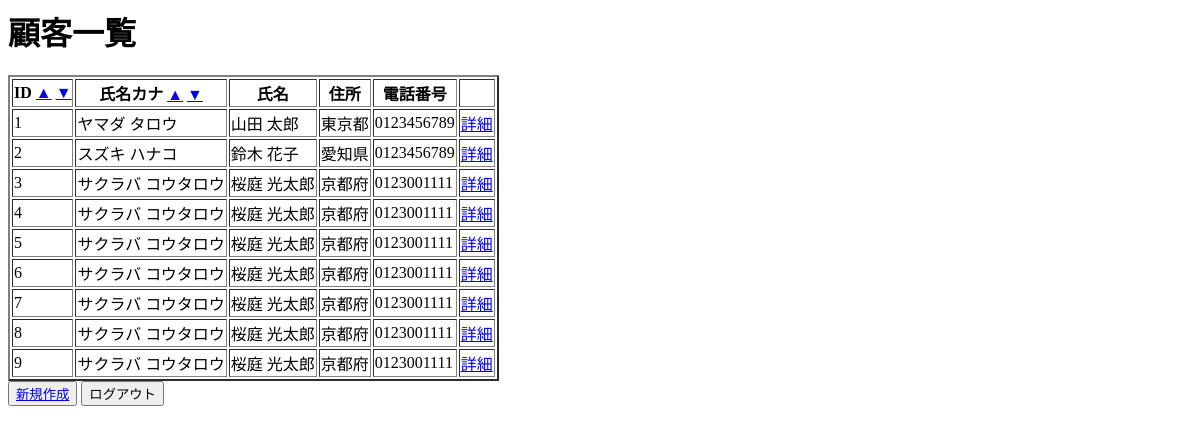
Page /sora/customers (signed in) on the earlier database version.
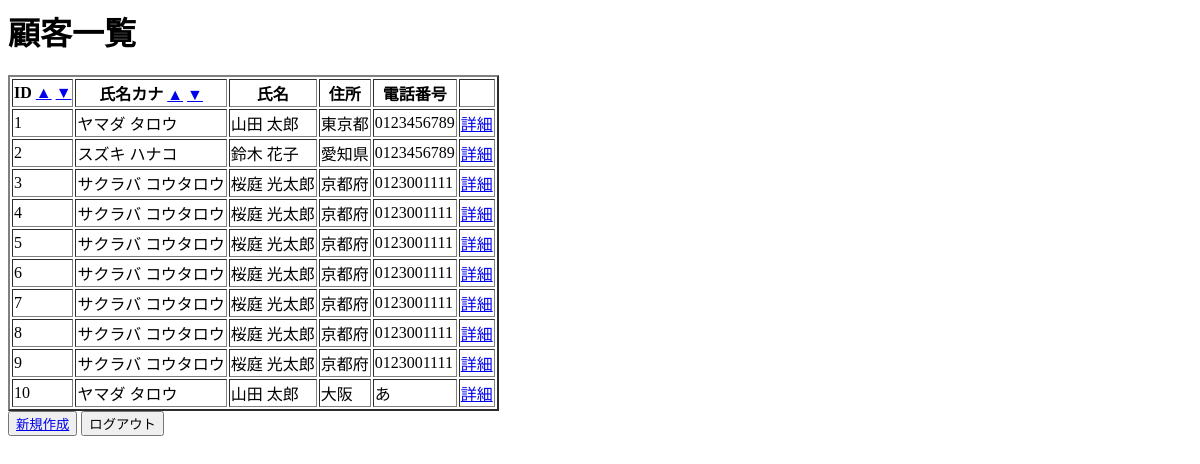
Same page on the later database version.
### sora/models.py (models this page shows, shortened)
class Customer(models.Model):
    last_name = models.CharField(max_length=100)
    first_name = models.CharField(max_length=100)
    last_name_kana = models.CharField(max_length=100, blank=True)
    first_name_kana = models.CharField(max_length=100, blank=True)
    address = models.CharField(max_length=255)
    phone_number = models.CharField(max_length=15)
    email = models.EmailField(unique=True)
    @property
    def full_name(self):
        return f'{self.last_name} {self.first_name}'
    @property
    def full_name_kana(self):
        return f'{self.last_name_kana} {self.first_name_kana}'

### sora/views.py (the view)
# urls.py: path('customers', CustomerList.as_view(), name='index'),
class CustomerList(LoginRequiredMixin, ListView):
    model = Customer
    template_name = 'sora/customer_list.html'  # テンプレートのパス
    context_object_name = 'customers'  # テンプレート内で使用する変数名
    paginate_by = 10  # ページネーション（1ページに表示する件数）
    def get_queryset(self):
        sort_by = self.request.GET.get('sort_by', 'id')  # デフォルトは 'id'
        return Customer.objects.all().order_by(sort_by)
    def get_context_data(self, **kwargs):
        context = super().get_context_data(**kwargs)
        context['sort_by'] = self.request.GET.get(
            'sort_by', 'id'
        )  # 現在のソート条件
        return context

### sora/templates/sora/customer_list.html (shortened to what this page needs)
<h1>顧客一覧</h1>
<table border="2">
    <thead>
        <tr>
            <th>
                ID
                <a href="?sort_by=id">▲</a>
                <a href="?sort_by=-id">▼</a>
            </th>
            <th>
                氏名カナ
                <a href="?sort_by=last_name_kana">▲</a>
                <a href="?sort_by=-last_name_kana">▼</a>
            </th>
            <th>氏名</th>
            <th>住所</th>
            <th>電話番号</th>
            <th> </th>
        </tr>
    </thead>
    <tbody>
        {% for customer in customers %}
            <tr>
                <td>{{ customer.id }}</td>
                <td>{{ customer.full_name_kana }}</td>
                <td>{{ customer.full_name }}</td>
                <td>{{ customer.address }}</td>
                <td>{{ customer.phone_number }}</td>
                <td><a href="{% url 'sora:detail_customer' customer.pk %}">詳細</a></td>
            </tr>
        {% endfor %}
    </tbody>
</table>
<button><a href="{% url 'sora:create' %}">新規作成</a></button>
<form action="{% url 'accounts:logout' %}" method="POST" style="display:inline;">
    <button type="submit">ログアウト</button>
</form>

Differences in the rows shown:
added Customer: id "10", full_name_kana "ヤマダ タロウ", full_name "山田 太郎", address "大阪", phone_number "あ"
